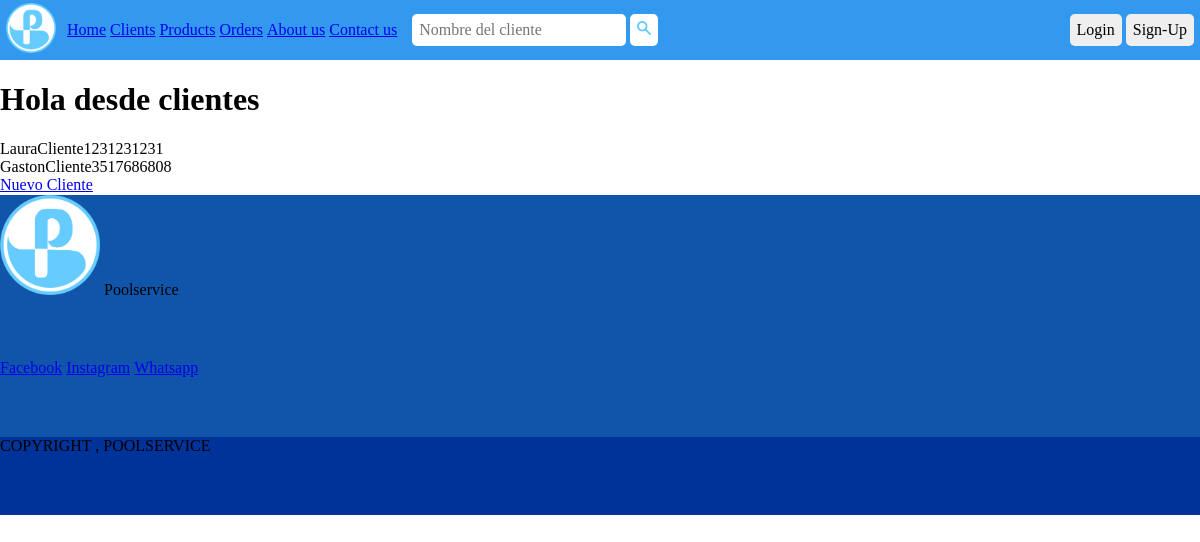
The app's page /clients/list-clients/, older data.
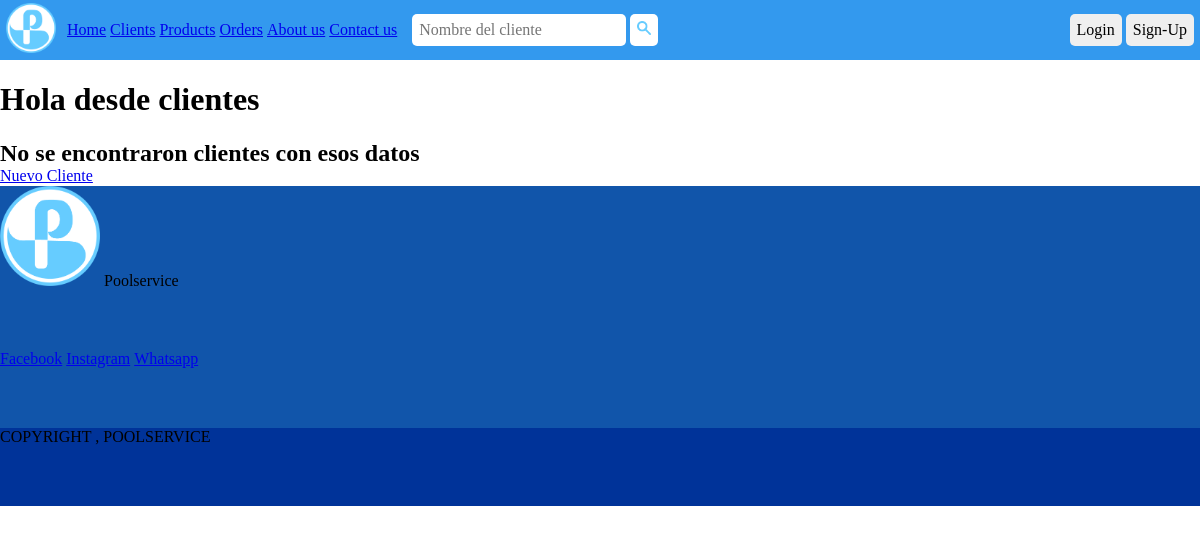
The same page, newer data.
### clients/models.py (models this page shows, shortened)
class Client(models.Model):
    KIND_CHOICES = (
        ('Revendedor', 'Revendedor'),
        ('Cliente', 'Cliente'),
    )
    CONDITION_CHOICES = (
        ('Consumidor final', 'Consumidor final'),
        ('Responsable inscripto', 'Responsable inscripto'),
        ('Iva exento', 'Iva exento'),
    )
    name = models.CharField(max_length=40 , verbose_name='Nombre')
    dni = models.CharField(max_length=8, validators=[
        validators.RegexValidator(r'^[0-9]{8}$', 'DNI inválido.')], verbose_name='DNI' , null=True, blank=True , unique=True , )
    cuit = models.CharField(max_length=11 , validators=[
        validators.RegexValidator(r'^[0-9]{11}$', 'CUIT inválido.')], verbose_name='CUIT' , null=True, blank=True , unique=True)
    kind = models.CharField(max_length=20 , choices=KIND_CHOICES, verbose_name='Tipo')
    condition = models.CharField(max_length=50 , choices=CONDITION_CHOICES, verbose_name='Condición', blank=True)
    email = models.EmailField(max_length=40 , verbose_name='Correo')
    phone = models.CharField(max_length=20 , verbose_name='Teléfono')
    address = models.CharField(max_length=40 , verbose_name='Dirección')
    city = models.CharField(max_length=40 , verbose_name='Ciudad')
    class Meta:
        verbose_name = 'Cliente'
        verbose_name_plural = 'Clientes'

### clients/views.py (the view)
# urls.py: path('list-clients/', list_clients, name='list_clients'),
def list_clients (request):
    clients = Client.objects.all()
    queryset = request.GET.get('search')
    if queryset:
        clients = Client.objects.filter(
            Q(name__icontains = queryset) |
            Q(phone__icontains = queryset)
        ).distinct()
    if len(clients) > 0:
        context = {
            'clients': clients,
        }
    else :
        context = {
            'message_clients': 'No se encontraron clientes con esos datos'
        }
    return render (request, 'clients/clients.html', context=context)

### templates/clients/clients.html (shortened to what this page needs)
{% extends 'base.html' %}
{% block content %}
    <h1>Hola desde clientes</h1>
    <div>
        {% if clients %}
        {% for client in clients %}
            <div>
                {{client.name}}{{client.kind}}{{client.phone}}
            </div>
        {% endfor %}
        {% endif %}
        {% if message_clients %}
            <h2>{{message_clients}}</h2>
        {% endif %}
    </div>
    <a href="/clients/create-client">Nuevo Cliente</a>
{% endblock %}

### templates/base.html (shortened to what this page needs)
{% load static %}
<!DOCTYPE html>
<html lang="en">
<head>
    <link rel="stylesheet" type="text/css" href="{% static 'css/normalize.css' %}">
    <link rel="stylesheet" type="text/css" href="{% static 'css/style.css' %}">
</head>
<body>
    <header>
        <div class="container">
            <div class="container__flex-container">
                <a href="/" class="container__flex-container-a logo"><img width="50px" height="50px" src="{% static 'ico/logo.ico' %}"></a>
                <ul class="container__flex-container-ul">
                    <li class="inline"><a href="/">Home</a></li>
                    <li class="inline"><a href="/clients/list-clients">Clients</a></li>
                    <li class="inline"><a href="/products/list-products">Products</a></li>
                    <li class="inline"><a href="/orders/list-orders">Orders</a></li>
                    <li class="inline"><a href="/about">About us</a></li>
                    <li class="inline"><a href="/contact">Contact us</a></li>
                </ul>
                {% if products or message_products %}
                <form class="container__flex-container-form border">
                    <input class="border" type="search" placeholder="Código o nombre del producto" name="search">
                    <button class="border" type="submit" button="button"><img width="14px" height="14px" src="{% static 'ico/search.ico' %}"></button>
                </form>
                {% elif clients or message_clients %}
                <form class="container__flex-container-form border">
                    <input class="border" type="search" placeholder="Nombre del cliente" name="search">
                    <button class="border" type="submit" button="button"><img width="14px" height="14px" src="{% static 'ico/search.ico' %}"></button>
                </form>
                {% elif orders or message_orders %}
                <form class="container__flex-container-form border">
                    <input class="border" type="search" placeholder="Número de pedido" name="search">
                    <button class="border" type="submit" button="button"><img width="14px" height="14px" src="{% static 'ico/search.ico' %}"></button>
                </form>
                {% endif %}
                <div class="container__flex-container-div">
                    {% if request.user.is_authenticated %}
                    {{request.user}}
                    <a href="/users/logout"><button class="border" type="button">Logout</button></a>
                    {% else %}
                    <a href="/users/login"><button class="border" type="button">Login</button></a>
                    <a href="/users/signup"><button class="border" type="button">Sign-Up</button></a>
                    {% endif %}
                </div>
            </div>
        </div>
    </header>
    <div class="content">
    {% block content %} {% endblock %}
    </div>
    <div class="footer-container">
        <footer class="footer-container__footer">
            <div class="footer-container__footer-brand">
                <a class='inline'href="/"><img width="100px" height="100px" src="{% static 'ico/logo.ico' %}"></a>
                <span class='inline'>Poolservice</span>
            </div>
            <ul>
                <li class="inline"><a href="https://www.facebook.com/poolservice1" target="_blank">Facebook</a></li>
                <li class="inline"><a href="https://instagram.com/poolservice_cba?igshid=YmMyMTA2M2Y=" target="_blank">Instagram</a></li>
                <li class="inline"><a href="https://wa.me/+5493516165581" target="_blank">Whatsapp</a></li>
            </ul>
            <div class="footer-container__footer-copyright">
                COPYRIGHT , POOLSERVICE
            </div>
        </footer>
    </div>
</body>
</html>

### static/css/style.css (style rules this page uses)
body { background-color: #fff; }
[type="button"], [button='button']:hover { cursor: pointer; cursor: hand; }
[button='button'] { background-color: #fff; }
.border { padding: 2px; border: 5px solid transparent ; border-radius: 5px; }
input { outline-color: #49e ; }
li.inline { box-sizing: content-box; display: inline; }
.container { height: 60px; background-color: #39e; }
.container__flex-container { height: 100%; width: 100%; display: flex; align-items: center; }
.container__flex-container-a { margin: 0 6px; }
.container__flex-container-ul { margin: 0 5px; }
.container__flex-container-form { margin: 0 3px; }
.container__flex-container-div { margin-left: auto; margin-right: 6px; }
.footer-container__footer-copyright { background-color: #039; }
.footer-container__footer { display: grid; width: 100vw; height: 40vh; background-color: #15a; }

Row changes from the older to the newer data that the page shows:
removed Client: name "Laura", kind "Cliente", phone "1231231231"
removed Client: name "Gaston", kind "Cliente", phone "3517686808"
Text that changed along with them:
{{ message_clients }}: (not shown) → "No se encontraron clientes con esos datos"
